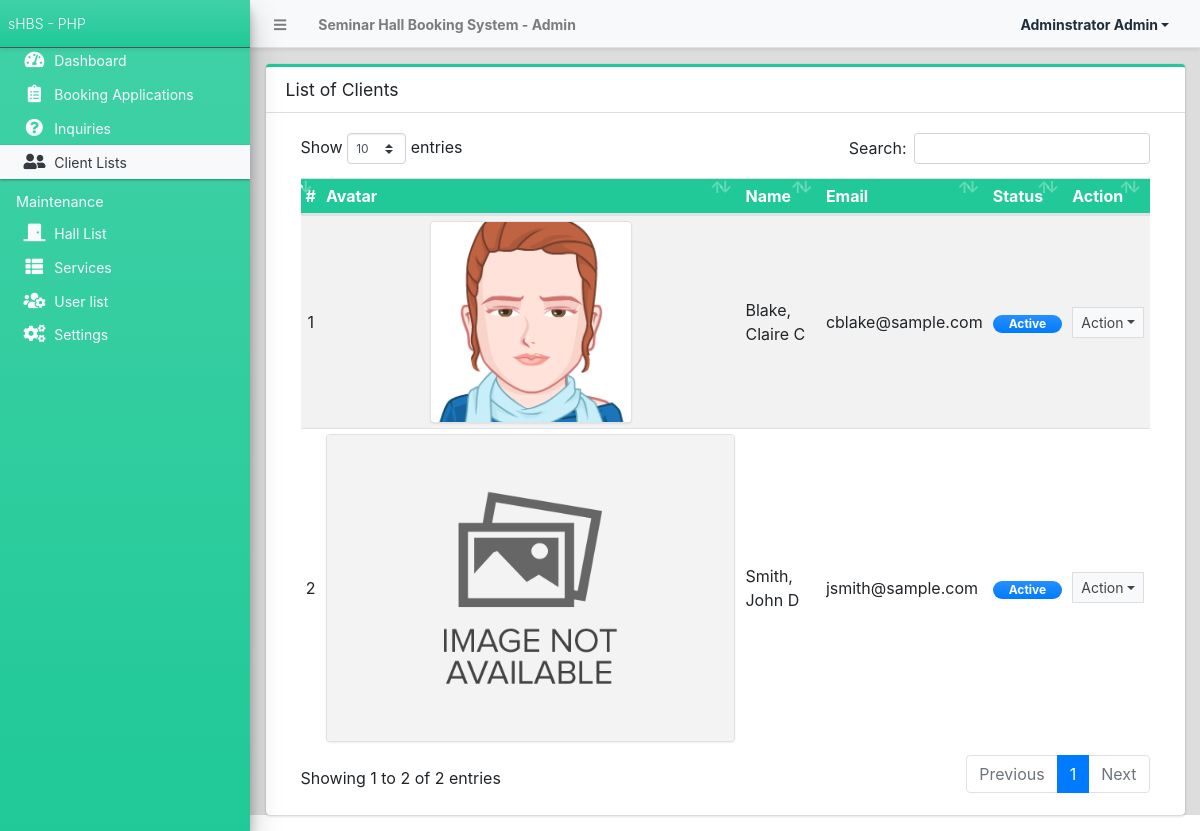
/admin/?page=clients (signed in), run on the app's committed database.
### tables this page shows
CREATE TABLE `client_list` (
  `id` int(30) NOT NULL,
  `firstname` text NOT NULL,
  `middlename` text DEFAULT NULL,
  `lastname` text NOT NULL,
  `gender` varchar(100) NOT NULL,
  `contact` text NOT NULL,
  `address` text NOT NULL,
  `email` text NOT NULL,
  `password` text NOT NULL,
  `status` tinyint(1) NOT NULL DEFAULT 1,
  `avatar` text NOT NULL,
  `delete_flag` tinyint(1) NOT NULL DEFAULT 0,
  `date_created` datetime NOT NULL DEFAULT current_timestamp(),
  `date_updated` datetime DEFAULT NULL ON UPDATE current_timestamp()
);

### config.php (called while the page is built, shortened)
<?php
require_once('classes/DBConnection.php');
require_once('classes/SystemSettings.php');
function validate_image($file){
	if(!empty($file)){
        $ex = explode('?',$file);
        $file = $ex[0];
        $param =  isset($ex[1]) ? '?'.$ex[1]  : '';
		if(is_file(base_app.$file)){
			return base_url.$file.$param;
		}else{
			return base_url.'dist/img/no-image-available.png';
		}
	}else{
		return base_url.'dist/img/no-image-available.png';
	}
}
function isMobileDevice(){
    $aMobileUA = array(
        '/iphone/i' => 'iPhone',
        '/ipod/i' => 'iPod',
        '/ipad/i' => 'iPad',
        '/android/i' => 'Android',
        '/blackberry/i' => 'BlackBerry',
        '/webos/i' => 'Mobile'
    );
    return false;
}
?>

### classes/DBConnection.php (called while the page is built, shortened)
<?php
class DBConnection{
    private $host = DB_SERVER;
    private $username = DB_USERNAME;
    private $password = DB_PASSWORD;
    private $database = DB_NAME;
    public $conn;
    public function __construct(){
        if (!isset($this->conn)) {
            $this->conn = new mysqli($this->host, $this->username, $this->password, $this->database);
        }
    }
}
?>

### classes/SystemSettings.php (called while the page is built, shortened)
<?php
class SystemSettings extends DBConnection{
	function userdata($field = ''){
		if(!empty($field)){
			if(isset($_SESSION['userdata'][$field]))
				return $_SESSION['userdata'][$field];
			else
				return null;
		}else{
			return false;
		}
	}
	function info($field=''){
		if(!empty($field)){
			if(isset($_SESSION['system_info'][$field]))
				return $_SESSION['system_info'][$field];
			else
				return false;
		}else{
			return false;
		}
	}
}
$_settings = new SystemSettings();
?>

### admin/clients/index.php (the view, shortened to what this page needs)
<div class="card card-outline card-teal">
	<div class="card-header">
		<h3 class="card-title">List of Clients</h3>
	</div>
	<div class="card-body">
		<div class="container-fluid">
        <div class="container-fluid">
			<table class="table table-hover table-striped">
				<!-- <colgroup>
					<col width="5%">
					<col width="10%">
					<col width="20%">
					<col width="20%">
					<col width="15%">
					<col width="15%">
					<col width="10%">
				</colgroup> -->
				<thead>
					<tr class="bg-teal">
						<th>#</th>
						<th>Avatar</th>
						<th>Name</th>
						<th>Email</th>
						<th>Status</th>
						<th>Action</th>
					</tr>
				</thead>
				<tbody>
					<?php
						$i = 1;
						$qry = $conn->query("SELECT *,concat(lastname,', ',firstname, ' ', middlename) as `name` from `client_list` order by concat(lastname,', ',firstname, ' ', middlename) asc ");
						while($row = $qry->fetch_assoc()):
					?>
						<tr>
							<td class="text-center"><?php echo $i++; ?></td>
							<td class="text-center"><img src="<?php echo validate_image($row['avatar']) ?>" class="img-avatar img-thumbnail p-0 border-2" alt="client_avatar"></td>
							<td><?php echo ucwords($row['name']) ?></td>
							<td ><p class="m-0 truncate-1"><?php echo $row['email'] ?></p></td>
							<td class="text-center">
								<?php
									switch ($row['status']){
										case 1:
											echo '<span class="rounded-pill badge badge-primary bg-gradient-primary px-3">Active</span>';
											break;
									}
								?>
							</td>
							<td align="center">
								 <button type="button" class="btn btn-flat btn-default btn-sm dropdown-toggle dropdown-icon" data-toggle="dropdown">
				                  		Action
				                  </button>
							</td>
						</tr>
					<?php endwhile; ?>
				</tbody>
			</table>
		</div>
		</div>
	</div>
</div>

### admin/index.php (shortened to what this page needs)
<?php require_once('../config.php'); ?>
 <!DOCTYPE html>
<html lang="en" class="" style="height: auto;">
<?php require_once('inc/header.php') ?>
  <body class="sidebar-mini layout-fixed control-sidebar-slide-open layout-navbar-fixed sidebar-mini-md sidebar-mini-xs" data-new-gr-c-s-check-loaded="14.991.0" data-gr-ext-installed="" style="height: auto;">
    <div class="wrapper">
     <?php require_once('inc/topBarNav.php') ?>
     <?php require_once('inc/navigation.php') ?>
     <?php $page = isset($_GET['page']) ? $_GET['page'] : 'home';  ?>
      <div class="content-wrapper pt-3" style="min-height: 567.854px;">
        <section class="content">
          <div class="container-fluid">
            <?php
              if(!file_exists($page.".php") && !is_dir($page)){
                  include '404.html';
              }else{
                if(is_dir($page))
                  include $page.'/index.php';
                else
                  include $page.'.php';
              }
            ?>
          </div>
        </section>
      </div>
  </body>
</html>

### admin/inc/header.php (shortened to what this page needs)
<head>
    <link rel="stylesheet" href="<?php echo base_url ?>plugins/fontawesome-free/css/all.min.css">
    <link rel="stylesheet" href="<?php echo base_url ?>plugins/tempusdominus-bootstrap-4/css/tempusdominus-bootstrap-4.min.css">
  <link rel="stylesheet" href="<?php echo base_url ?>plugins/datatables-bs4/css/dataTables.bootstrap4.min.css">
  <link rel="stylesheet" href="<?php echo base_url ?>plugins/datatables-responsive/css/responsive.bootstrap4.min.css">
  <link rel="stylesheet" href="<?php echo base_url ?>plugins/datatables-buttons/css/buttons.bootstrap4.min.css">
  <link rel="stylesheet" href="<?php echo base_url ?>plugins/select2/css/select2.min.css">
  <link rel="stylesheet" href="<?php echo base_url ?>plugins/select2-bootstrap4-theme/select2-bootstrap4.min.css">
    <link rel="stylesheet" href="<?php echo base_url ?>plugins/icheck-bootstrap/icheck-bootstrap.min.css">
    <link rel="stylesheet" href="<?php echo base_url ?>plugins/jqvmap/jqvmap.min.css">
    <link rel="stylesheet" href="<?php echo base_url ?>plugins/fullcalendar/main.css">
    <link rel="stylesheet" href="<?php echo base_url ?>dist/css/adminlte.css">
    <link rel="stylesheet" href="<?php echo base_url ?>dist/css/custom.css">
    <link rel="stylesheet" href="<?php echo base_url ?>plugins/overlayScrollbars/css/OverlayScrollbars.min.css">
    <link rel="stylesheet" href="<?php echo base_url ?>plugins/daterangepicker/daterangepicker.css">
    <link rel="stylesheet" href="<?php echo base_url ?>plugins/summernote/summernote-bs4.min.css">
  <link rel="stylesheet" href="<?php echo base_url ?>plugins/sweetalert2-theme-bootstrap-4/bootstrap-4.min.css">
  </head>

### admin/inc/topBarNav.php (shortened to what this page needs)
<nav class="main-header navbar navbar-expand navbar-light text-sm shadow-sm">
  <ul class="navbar-nav">
    <li class="nav-item">
    <a class="nav-link" data-widget="pushmenu" href="#" role="button"><i class="fas fa-bars"></i></a>
    </li>
    <li class="nav-item d-none d-sm-inline-block">
      <a href="<?php echo base_url ?>" class="nav-link"><b><?php echo (!isMobileDevice()) ? $_settings->info('name'):$_settings->info('short_name'); ?> - Admin</b></a>
    </li>
  </ul>
  <ul class="navbar-nav ml-auto">
    <li class="nav-item">
      <div class="btn-group nav-link">
            <button type="button" class="btn btn-rounded badge badge-light dropdown-toggle dropdown-icon" data-toggle="dropdown">
              <span class="ml-3"><?php echo ucwords($_settings->userdata('firstname').' '.$_settings->userdata('lastname')) ?>
            </button>
        </div>
    </li>
  </ul>
</nav>

### admin/inc/navigation.php (shortened to what this page needs)
<aside class="main-sidebar sidebar-dark-light elevation-4 sidebar-no-expand bg-gradient-teal">
  <a href="<?php echo base_url ?>admin" class="brand-link bg-transparent text-sm shadow-sm bg-gradient-teal">
  <span class="brand-text font-weight-light"><?php echo $_settings->info('short_name') ?></span>
  </a>
  <div class="sidebar os-host os-theme-light os-host-overflow os-host-overflow-y os-host-resize-disabled os-host-transition os-host-scrollbar-horizontal-hidden">
    <div class="os-content-glue" style="margin: 0px -8px; width: 249px; height: 646px;"></div>
    <div class="os-padding">
      <div class="os-viewport os-viewport-native-scrollbars-invisible" style="overflow-y: scroll;">
        <div class="os-content" style="padding: 0px 8px; height: 100%; width: 100%;">
          <nav class="">
             <ul class="nav nav-pills nav-sidebar flex-column text-sm nav-compact nav-flat nav-child-indent nav-collapse-hide-child text-dark" data-widget="treeview" role="menu" data-accordion="false">
              <li class="nav-item dropdown">
                <a href="./" class="nav-link text-light nav-home">
                  <i class="nav-icon fas fa-tachometer-alt"></i>
                  <p>
                    Dashboard
                  </p>
                </a>
              </li>
              <li class="nav-item">
                <a href="<?php echo base_url ?>admin/?page=bookings" class="nav-link text-light nav-bookings">
                  <i class="nav-icon fas fa-clipboard-list"></i>
                  <p>
                    Booking Applications
                  </p>
                </a>
              </li>
              <li class="nav-item">
                <a href="<?php echo base_url ?>admin/?page=inquiries" class="nav-link text-light nav-inquiries">
                  <i class="nav-icon fas fa-question-circle"></i>
                  <p>
                    Inquiries
                  </p>
                </a>
              </li>
              <li class="nav-item">
                <a href="<?php echo base_url ?>admin/?page=clients" class="nav-link text-light nav-clients">
                  <i class="nav-icon fas fa-user-friends"></i>
                  <p>
                    Client Lists
                  </p>
                </a>
              </li>
              <?php if($_settings->userdata('type') == 1): ?>
              <li class="nav-header text-light">Maintenance</li>
              <li class="nav-item dropdown">
                <a href="<?php echo base_url ?>admin/?page=halls" class="nav-link text-light nav-halls">
                  <i class="nav-icon fas fa-door-closed"></i>
                  <p>
                    Hall List
                  </p>
                </a>
              </li>
              <li class="nav-item dropdown">
                <a href="<?php echo base_url ?>admin/?page=services" class="nav-link text-light nav-packages">
                  <i class="nav-icon fas fa-th-list"></i>
                  <p>
                   Services
                  </p>
                </a>
              </li>
              <li class="nav-item dropdown">
                <a href="<?php echo base_url ?>admin/?page=user/list" class="nav-link text-light nav-user_list">
                  <i class="nav-icon fas fa-users-cog"></i>
                  <p>
                  User list
                  </p>
                </a>
              </li>
              <li class="nav-item dropdown">
                <a href="<?php echo base_url ?>admin/?page=system_info" class="nav-link text-light nav-system_info">
                  <i class="nav-icon fas fa-cogs"></i>
                  <p>
                    Settings
                  </p>
                </a>
              </li>
              <?php endif; ?>
            </ul>
          </nav>
        </div>
      </div>
    </div>
  </div>
</aside>

### admin/inc/topBarNav.php (style rules this page uses)
.btn-rounded { border-radius: 50px; }

### data on the page
client_list: avatar (picture), name "Blake, Claire C", email "cblake@sample.com", status "Active"
client_list: shows a picture, name "Smith, John D", email "jsmith@sample.com", status "Active"

### other printed values
$_settings->info('name') "Seminar Hall Booking System"
$_settings->userdata('firstname').' '.$_settings->userdata('lastname') "Adminstrator Admin"
$_settings->info('short_name') "sHBS - PHP"
